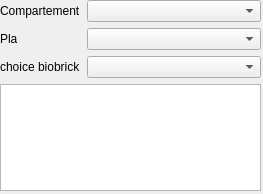
<?xml version="1.0" encoding="UTF-8"?>
<ui version="4.0">
 <class>IdSelWidget</class>
 <widget class="QWidget" name="IdSelWidget">
  <property name="geometry">
   <rect>
    <x>0</x>
    <y>0</y>
    <width>263</width>
    <height>194</height>
   </rect>
  </property>
  <property name="windowTitle">
   <string>Form</string>
  </property>
  <widget class="QWidget" name="formLayoutWidget">
   <property name="geometry">
    <rect>
     <x>0</x>
     <y>0</y>
     <width>261</width>
     <height>191</height>
    </rect>
   </property>
   <layout class="QFormLayout" name="formLayout">
    <property name="fieldGrowthPolicy">
     <enum>QFormLayout::AllNonFixedFieldsGrow</enum>
    </property>
    <item row="0" column="0">
     <widget class="QLabel" name="label">
      <property name="text">
       <string>Compartement</string>
      </property>
     </widget>
    </item>
    <item row="0" column="1">
     <widget class="QComboBox" name="com_combx"/>
    </item>
    <item row="2" column="0">
     <widget class="QLabel" name="label_2">
      <property name="text">
       <string>Pla</string>
      </property>
     </widget>
    </item>
    <item row="2" column="1">
     <widget class="QComboBox" name="comboBox_2"/>
    </item>
    <item row="3" column="1">
     <widget class="QComboBox" name="bio_combx"/>
    </item>
    <item row="3" column="0">
     <widget class="QLabel" name="label_3">
      <property name="text">
       <string>choice biobrick</string>
      </property>
     </widget>
    </item>
    <item row="4" column="0" colspan="2">
     <widget class="QGraphicsView" name="graphicsView"/>
    </item>
   </layout>
  </widget>
 </widget>
 <resources/>
 <connections/>
</ui>
